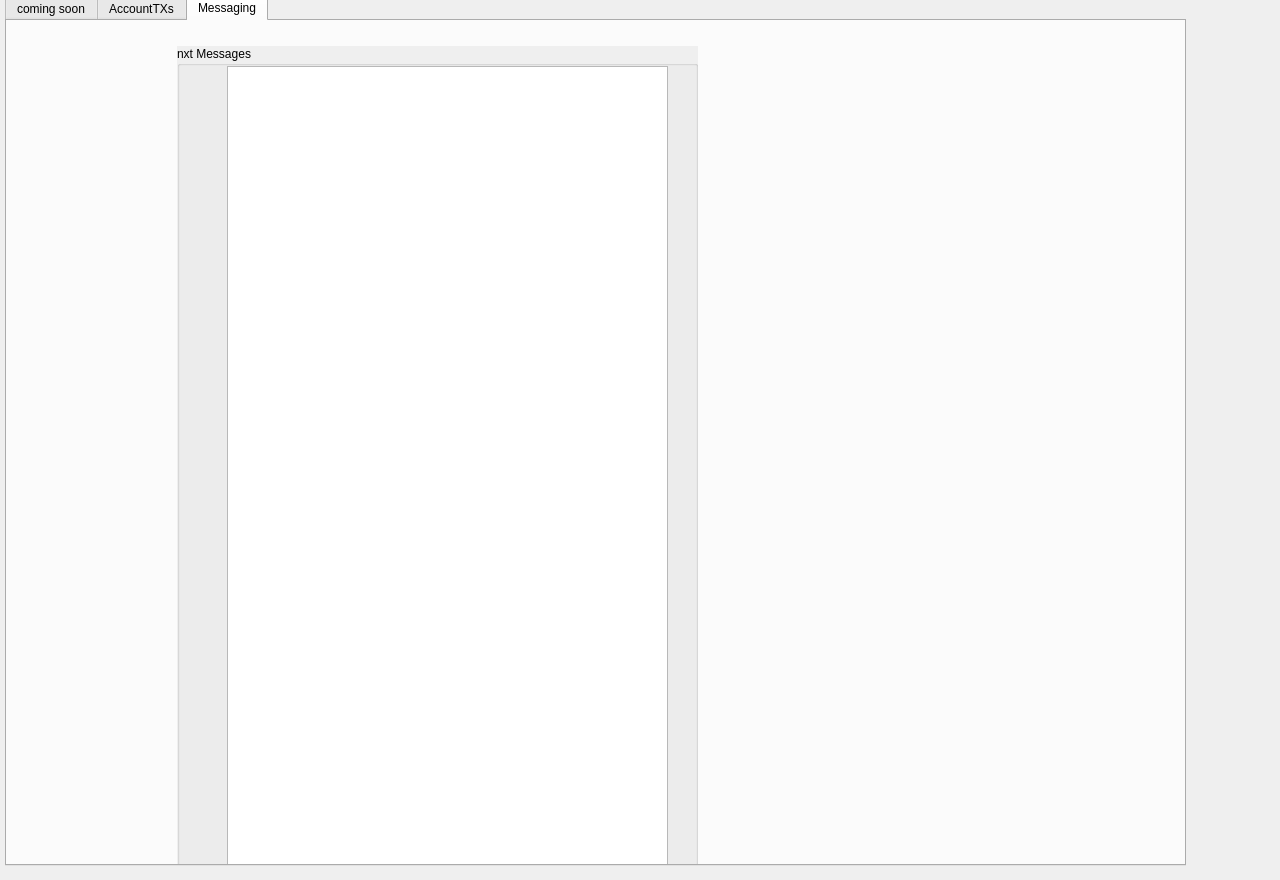
<?xml version="1.0" encoding="UTF-8"?>
<ui version="4.0">
 <class>MainWindow</class>
 <widget class="QMainWindow" name="MainWindow">
  <property name="geometry">
   <rect>
    <x>0</x>
    <y>0</y>
    <width>1280</width>
    <height>880</height>
   </rect>
  </property>
  <property name="sizePolicy">
   <sizepolicy hsizetype="Fixed" vsizetype="Fixed">
    <horstretch>0</horstretch>
    <verstretch>0</verstretch>
   </sizepolicy>
  </property>
  <property name="minimumSize">
   <size>
    <width>1280</width>
    <height>880</height>
   </size>
  </property>
  <property name="maximumSize">
   <size>
    <width>1280</width>
    <height>880</height>
   </size>
  </property>
  <property name="windowTitle">
   <string>NxtPowerTools Account Explorer</string>
  </property>
  <widget class="QWidget" name="centralwidget">
   <widget class="QTabWidget" name="tabWidget_querySel">
    <property name="geometry">
     <rect>
      <x>5</x>
      <y>-5</y>
      <width>1181</width>
      <height>871</height>
     </rect>
    </property>
    <property name="currentIndex">
     <number>2</number>
    </property>
    <widget class="QWidget" name="tab_4">
     <attribute name="title">
      <string>coming soon</string>
     </attribute>
     <widget class="QPushButton" name="pb_typeSort">
      <property name="geometry">
       <rect>
        <x>1090</x>
        <y>800</y>
        <width>71</width>
        <height>31</height>
       </rect>
      </property>
      <property name="text">
       <string>type</string>
      </property>
     </widget>
     <widget class="QTextEdit" name="textEdit_relNotes">
      <property name="geometry">
       <rect>
        <x>30</x>
        <y>20</y>
        <width>1031</width>
        <height>811</height>
       </rect>
      </property>
     </widget>
    </widget>
    <widget class="QWidget" name="tab_5">
     <attribute name="title">
      <string>AccountTXs</string>
     </attribute>
    </widget>
    <widget class="QWidget" name="tab_6">
     <attribute name="title">
      <string>Messaging</string>
     </attribute>
     <widget class="QGroupBox" name="groupBox">
      <property name="geometry">
       <rect>
        <x>170</x>
        <y>25</y>
        <width>521</width>
        <height>821</height>
       </rect>
      </property>
      <property name="autoFillBackground">
       <bool>true</bool>
      </property>
      <property name="title">
       <string>nxt Messages</string>
      </property>
      <widget class="QTextEdit" name="textEdit1">
       <property name="geometry">
        <rect>
         <x>50</x>
         <y>20</y>
         <width>441</width>
         <height>801</height>
        </rect>
       </property>
       <property name="readOnly">
        <bool>true</bool>
       </property>
      </widget>
     </widget>
    </widget>
   </widget>
  </widget>
  <action name="actionMenu">
   <property name="text">
    <string>nxTrading</string>
   </property>
  </action>
 </widget>
 <resources/>
 <connections/>
</ui>
